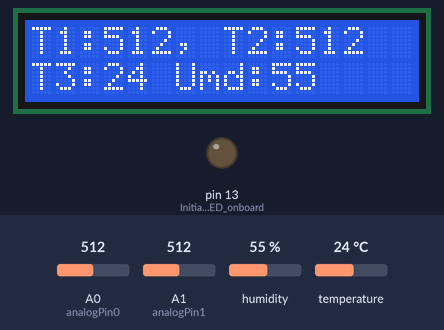
Bench run of a sketch on a simulated Arduino Uno, built with avr-gcc and run on an emulated ATmega328P. Shown: 16×2 character LCD, output pins drawn as LEDs (lit = HIGH). The inputs (shaded band) are chosen by the test bench; at power-on: humidity 55 %, A0 (analogPin0) = 512, A1 (analogPin1) = 512, temperature 24 °C.

Above: at 7.2 s.
7.3 s: humidity set to 22 %
At 9.2 s:
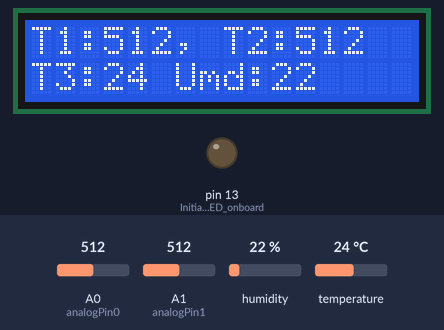
13.2 s: A0 (analogPin0) set to 716
At 14.7 s:
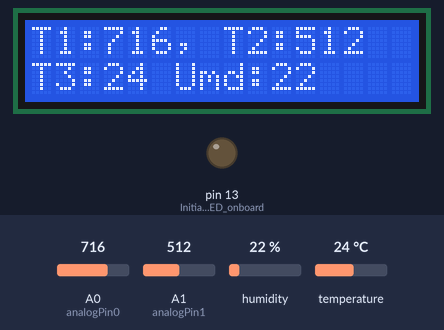
17.7 s: A1 (analogPin1) set to 716
At 18.7 s:
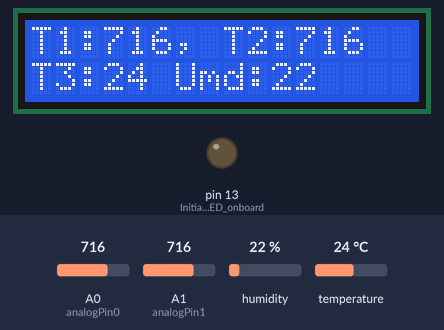
21.7 s: temperature set to 12 °C
At 22.7 s:
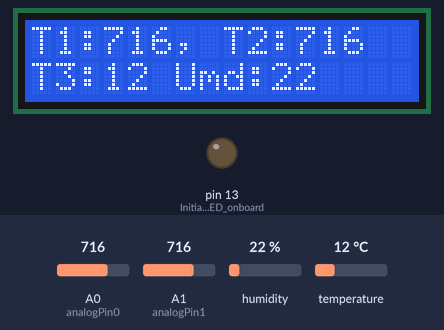
25.8 s: A0 (analogPin0) set to 992
At 26.8 s:
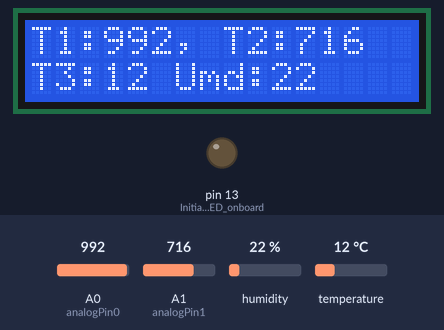
29.9 s: A1 (analogPin1) set to 992
At 30.8 s:
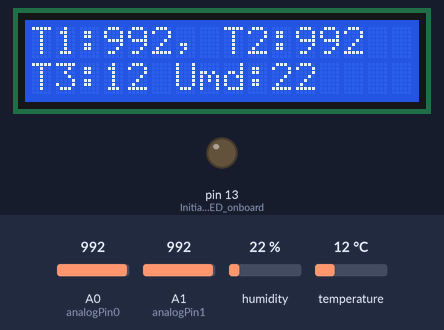
Timing chart, 0 to 32.9 s (numbered marks = the images above; inputs shaded):
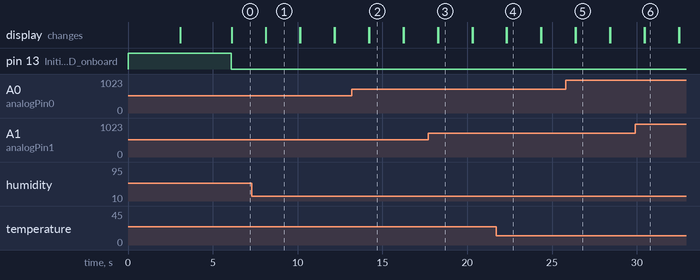

Measured:
- after the input at 7.3 s, the display: first differs from a run without the input after 0.83 s (image 1)
- after the input at 13.2 s, the display: first differs from a run without the input after 1.0 s (image 2)
- after the input at 17.7 s, the display: first differs from a run without the input after 0.58 s (image 3)
- after the input at 21.7 s, the display: first differs from a run without the input after 0.64 s (image 4)
- after the input at 25.8 s, the display: first differs from a run without the input after 0.60 s (image 5)
- after the input at 29.9 s, the display: first differs from a run without the input after 0.56 s (image 6)
- what the display in image 1 shows lasts 2.0 s, from 8.1 s to 10.1 s

The sketch:

temperatura1.ino
```cpp
#include<LiquidCrystal.h>
#include<dht.h>
#define dht_apin A5
LiquidCrystal lcd(2, 3, 4, 5, 6, 7);
int timer = 2; // Durata in secunde a secventei / loop-ului
int analogPin0 = 0; // Senzor temperatura in A0
int analogPin1 = 1; // Senzor temperatura in A1

dht DHT;

int voltaj1 = 0;
int voltaj2 = 0;
float temp1 = 0;
float temp2 = 0;

void setup()
{
  pinMode(LED_BUILTIN, OUTPUT); // Initializare LED onboard
  digitalWrite(LED_BUILTIN, HIGH); // Pornire LED Galben
  lcd.begin(16, 2);
  lcd.clear();
  lcd.print("  Tudor Cernat ");
  lcd.setCursor(0,1);
  lcd.print("   Project 1 ");

  timer = timer * 1000; // Transforma secundele in milisecunde
  delay(3000); // 3 secunde
  lcd.clear();
  lcd.print("  Temperatura  ");
  lcd.setCursor(0,1);
  lcd.print("  si umiditate  ");
  delay(3000);
  lcd.clear();
  digitalWrite(LED_BUILTIN, LOW); // Oprire LED Galben
}
void loop()
{
  voltaj1 = analogRead(analogPin0);
  voltaj2 = analogRead(analogPin1);
  DHT.read11(dht_apin);

  temp1 = voltaj1 * 0.3 - 26 ; // y=Ax + B
  lcd.setCursor(0,0);
  lcd.print("T1:");
  lcd.print(voltaj1);
  lcd.print(", T2:");
  lcd.print(voltaj2);
  lcd.setCursor(0,1);
  lcd.print("T3:");
  lcd.print(DHT.temperature,0);
  lcd.print(" Umd:");
  lcd.print(DHT.humidity,0);
  delay(timer);
  lcd.clear();
}
```
